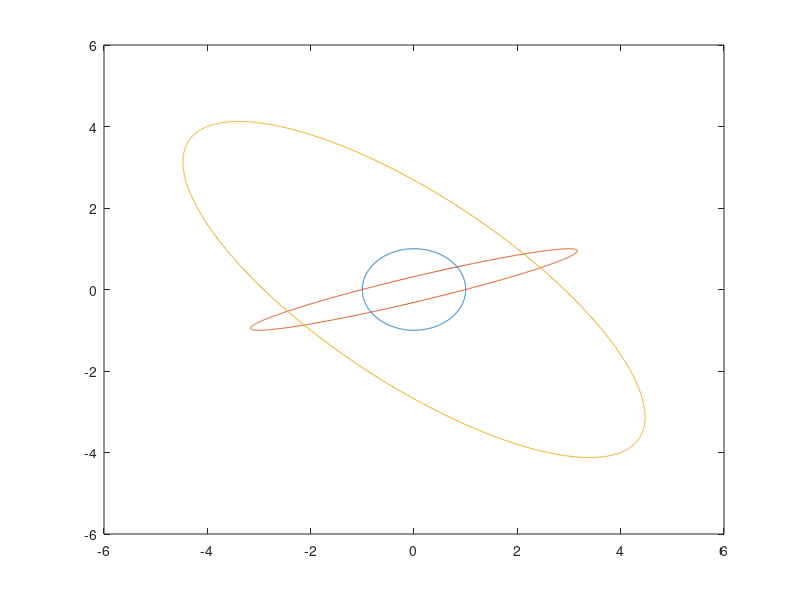
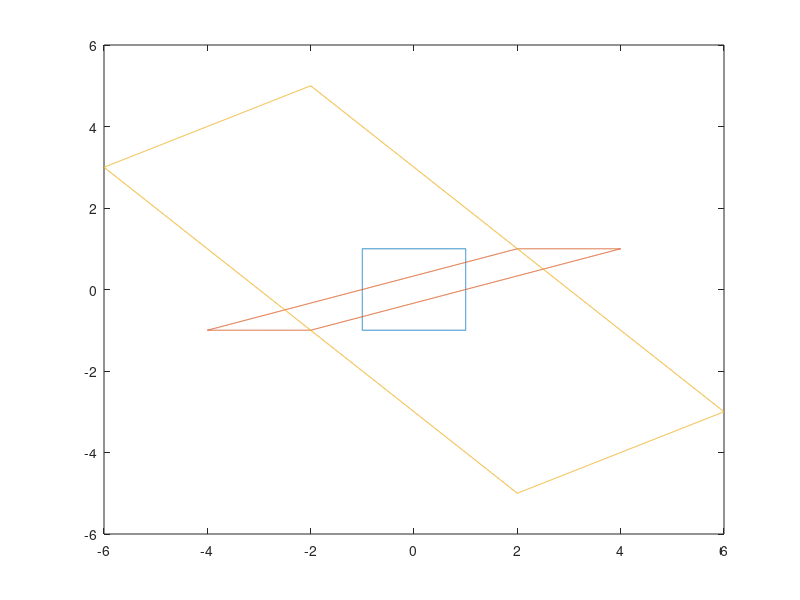

MATLAB code for these plots, in order:
close all
clear all
t=linspace(0,2*pi,1000);

x1=cos(t);
x2=sin(t);

x=[x1;x2];

A=[1 3;0 1];
B=[2 -4; 1 4];
plot(x1,x2)
hold on
A1=A*x;
plot(A1(1,:),A1(2,:));
B1=B*x;
hold on
plot(B1(1,:),B1(2,:));

z=linspace(1,1,1000);
r=linspace(1,-1,1000);
x1=[z r -z -r];
x2=[-r z r -z];
x=[x1;x2];
figure
plot(x1,x2)
A2=A*x;
hold on
plot(A2(1,:),A2(2,:));
B2=B*x;
hold on
plot(B2(1,:),B2(2,:));